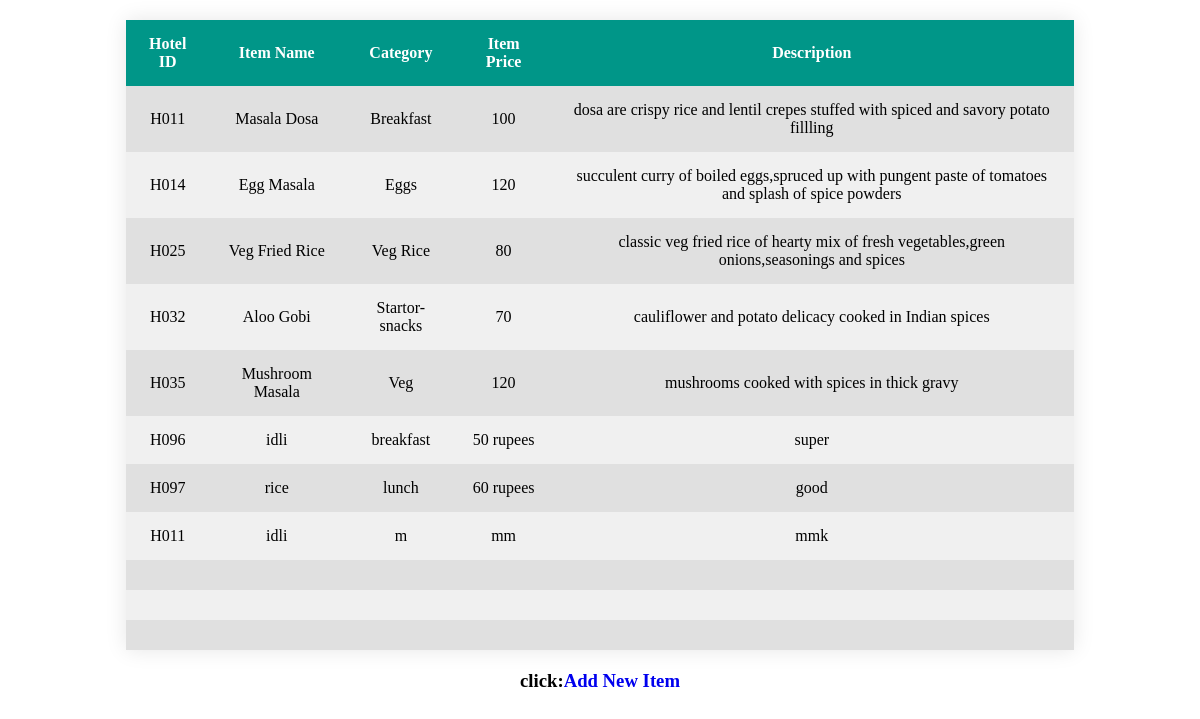
The page /project/admin/item.php on the database its author committed.
### tables this page shows
CREATE TABLE `hotel_item_details` (
  `hotel_id` varchar(100) default NULL,
  `item_name` varchar(100) default NULL,
  `category` varchar(100) default NULL,
  `item_price` varchar(100) default NULL,
  `description` varchar(100) default NULL
);

### project/admin/item.php (the view, shortened to what this page needs)
<?php
    $conn=mysqli_connect("localhost","root","","smart menu card");
    $query=mysqli_query($conn,"select * from hotel_item_details");
?>
<!DOCTYPE html>
<html lang="en">
<head>
</head>
<body>
    <table>
        <tr>
            <th>Hotel ID</th>
            <th>Item Name</th>
            <th>Category</th>
            <th>Item Price</th>
            <th>Description</th>
        </tr>
        <?php
        while($r=mysqli_fetch_array($query))
        {
            $hotel_id=$r['hotel_id'];
            $item_name=$r['item_name'];
            $category=$r['category'];
            $item_price=$r['item_price'];
            $description=$r['description'];
        ?>
        <tr>
            <td><?php echo $hotel_id;?></td>
            <td><?php echo $item_name;?></td>
            <td><?php echo $category;?></td>
            <td><?php echo $item_price;?></td>
            <td><?php echo $description;?></td>
        </tr>
        <?php
        }
        ?>
    </table>
	<h3 align='center'>click:<a href="additem.php">Add New Item</a></h3>
</body>
</html>

### project/admin/item.php (style rules this page uses)
table { margin: 20px auto; border-collapse: collapse; width: 80%; border: none; box-shadow: 0 0 20px rgba(0, 0, 0, 0.1); background-color: #f0f0f0; }
th, td { padding: 15px; border: none; text-align: center; }
th { background-color: #009688; color: white; }
a { text-decoration: none; }
h3 { margin: 10px 0; }
tr:nth-child(even) { background-color: #e0e0e0; }

### rows shown on the page
hotel_item_details: hotel "H011", item_name "Masala Dosa", category "Breakfast", item_price "100", description "dosa are crispy rice and lentil crepes stuffed with spiced and savory potato fillling"
hotel_item_details: hotel "H014", item_name "Egg Masala", category "Eggs", item_price "120", description "succulent curry of boiled eggs,spruced up with pungent paste of tomatoes and splash of spice powders"
hotel_item_details: hotel "H025", item_name "Veg Fried Rice", category "Veg Rice", item_price "80", description "classic veg fried rice of hearty mix of fresh vegetables,green onions,seasonings and spices"
hotel_item_details: hotel "H032", item_name "Aloo Gobi", category "Startor-snacks", item_price "70", description "cauliflower and potato delicacy cooked in Indian spices"
hotel_item_details: hotel "H035", item_name "Mushroom Masala", category "Veg", item_price "120", description "mushrooms cooked with spices in thick gravy"
hotel_item_details: hotel "H096", item_name "idli", category "breakfast", item_price "50 rupees", description "super"
hotel_item_details: hotel "H097", item_name "rice", category "lunch", item_price "60 rupees", description "good"
hotel_item_details: hotel "H011", item_name "idli", category "m", item_price "mm", description "mmk"
